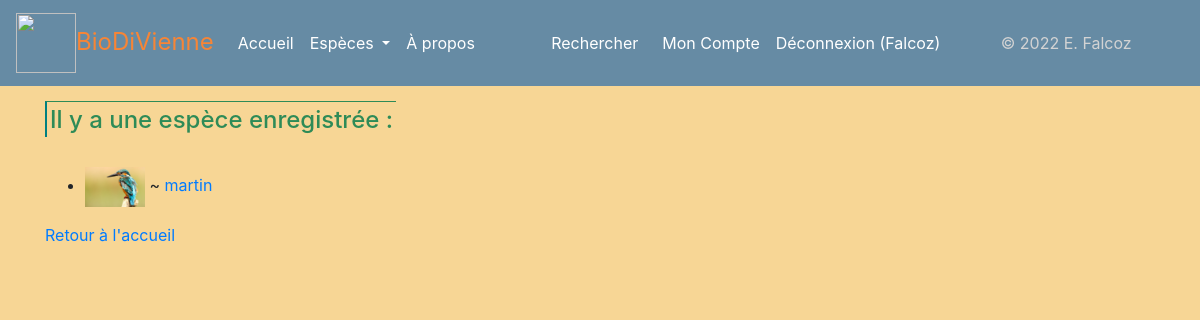
/regne/1 (signed in), run on the app's committed database.
### app25OK.py (models this page shows, shortened)
class User(UserMixin, db.Model):
    user_id = db.Column(db.Integer, unique=True, nullable=False, primary_key=True, autoincrement=True)
    user_nom = db.Column(db.Text, nullable=False)
    user_login = db.Column(db.String(45), nullable=False, unique=True)
    user_email = db.Column(db.Text, nullable=False)
    user_password = db.Column(db.String(100), nullable=False)
    authorships = db.relationship("Authorship", back_populates="user")

class Espece(db.Model):
    espece_id = db.Column(db.Integer, unique=True, nullable=False, primary_key=True, autoincrement=True)
    espece_fichier = db.Column(db.Text, unique=True, nullable=False)
    espece_regne = db.Column(db.Text)
    espece_nom_vernaculaire = db.Column(db.Text, nullable=False)
    espece_nom_latin = db.Column(db.Text, unique=True, nullable=False)
    espece_description = db.Column(db.Text)
    espece_preoccupation = db.Column(db.Text)
    authorships = db.relationship("Authorship", back_populates="espece")

### app25OK.py (the view)
@app.route('/regne/<int:espece_id>')
def regne(espece_id):
    especes = []
    if espece_id == 0:
        especes = Espece.query.all()
    elif espece_id == 1:
        especes = Espece.query.filter(Espece.espece_regne.like("animal")).all()
    elif espece_id == 2:
        especes = Espece.query.filter(Espece.espece_regne.like("vegetal")).all()
    else:
        especes = []
    return render_template('regne.html', especes=especes)

### app25OK.py (called while the page is built)
@login.user_loader
def trouver_utilisateur_via_id(identifiant):
    return User.query.get(int(identifiant))

### templates/regne.html (shortened to what this page needs)
{% extends "conteneur.html" %}
{% block corps %}
<h4><span>
    {% if especes|length == 0 %}
    <div class="alert alert-warning" role="alert">
      Il n'y a pas d'espèces recensée.
    </div>
    {% elif especes|length == 1 %}
        Il y a une espèce enregistrée :
    {% else %}
        Il y a {{ especes|length }} espèces enregistrées au total :
    {% endif %}
</span></h4>
    <ul>
        {% for espece in especes %}
        <li><img src=/display/{{espece.espece_fichier}} width="60px" height="auto"> ~
        <a href="{{url_for('espece', espece_id=espece.espece_id)}}">{{espece.espece_nom_vernaculaire}}</a></li>
            {% endfor %}
        </ul>
        <p>
        <a href="{{url_for('accueil')}}">Retour à l'accueil</a>
        </p>
{% endblock %}

### templates/conteneur.html (shortened to what this page needs)
<!DOCTYPE html>
<html lang="fr">
<head>
    <head>
    {% include "partials/css.html" %}
        <link rel="stylesheet" href="/static/css/style.css">
</head>
<body>
    <nav class="navbar navbar-expand-lg navbar-light" style="background-color: #668ba4;">
        <a class="navbar-brand" href="{{url_for('accueil')}}" style="color: #f78536; font-size: x-large;"> <img class="d-inline-block" src="{{url_for('static', filename='images/pavot.png')}}" width="60" height="60" class="d-inline-block align-text-top"/>BioDiVienne</a>
        <ul class="navbar-nav mr-auto mt-2 mt-lg-0">
          <li class="nav-item active">
            <a class="nav-link nav-info" style="color: white" href="{{url_for('accueil')}}">Accueil</a>
          </li>
          <li class="nav-item dropdown nav-item">
            <a class="nav-link dropdown-toggle" style="color: white" href="#" id="EspecesDropdown" role="button" data-toggle="dropdown" aria-haspopup="true" aria-expanded="false">
              Espèces
            </a>
          </li>
            <li class="nav-item">
            <a class="nav-link " style="color: white;" href="{{url_for('page_apropos')}}">À propos</a>
          </li>
        </ul>
        <form class="form-inline my-2 my-lg-0" action="{{url_for('recherche')}}" method="GET">
            <a class="nav-link" style="color: white" src="{{url_for('recherche')}}" href="{{url_for('recherche')}}">Rechercher</a>
        </form>
        <ul class="navbar-nav mr-auto">
                {% if not current_user.is_authenticated %}
                  <li class="nav-item">
                    <a class="nav-link" style="color: white" href="{{url_for("inscription")}}">Inscription</a>
                  </li>
                  <li class="nav-item">
                    <a class="nav-link" style="color: white" href="{{url_for("connexion")}}">Connexion</a>
                  </li>
                {% else %}
                <li class="nav-item">
                <a class="nav-link" style="color: white" href="{{url_for("mon_compte")}}">Mon Compte</a>
                </li>
                  <li class="nav-item">
                    <a class="nav-link" style="color: white" href="{{url_for("deconnexion")}}">Déconnexion ({{current_user.user_nom}})</a>
                  </li>
                {% endif %}
        </ul>
        <ul class="navbar-nav mr-auto">
            <li class="nav-item" style="color: lightgray">&copy; 2022 E. Falcoz</li>
        </ul>
    </nav>
    <div class="container">
    {% block corps %}{% endblock %}
    </div>
</body>
</html>

### static/css/style.css (style rules this page uses)
.container { background-image: none; }

### templates/regne.html (style rules this page uses)
body { background-color: #f7d695; }
span { color: seagreen; border-left: solid teal 2px; border-top: solid thin; padding: 3px; }
h4 { margin-top: 20px; margin-bottom: revert; }
li { margin: inherit; }

### data on the page
User: user_nom "Falcoz"
Espece: espece_fichier (picture), espece_nom_vernaculaire "martin"
